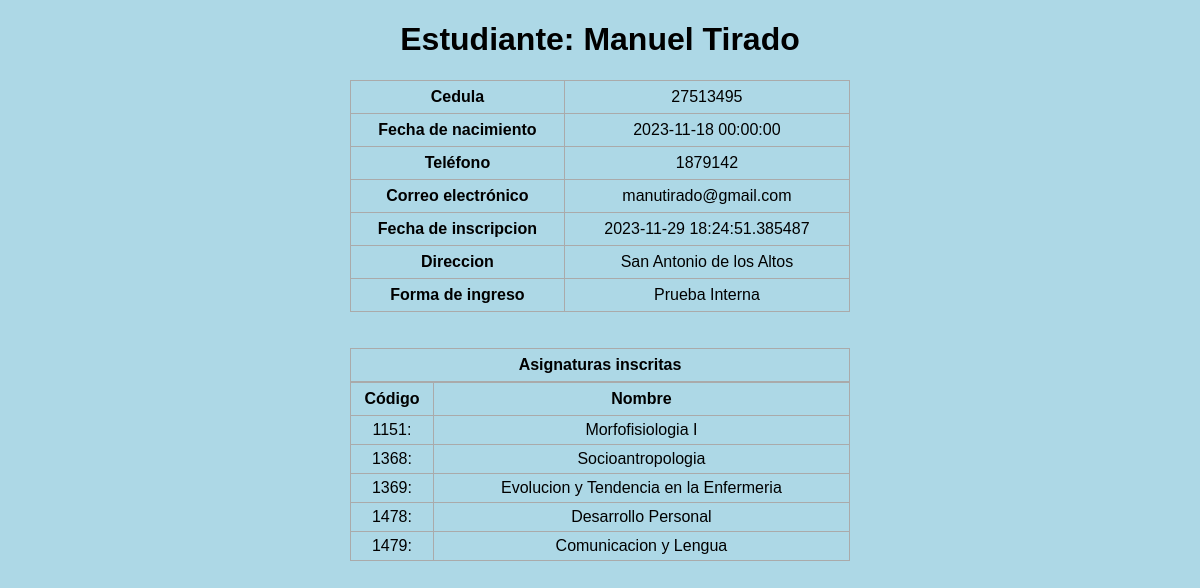
Before: /info_estudiante/1 with the older database file.
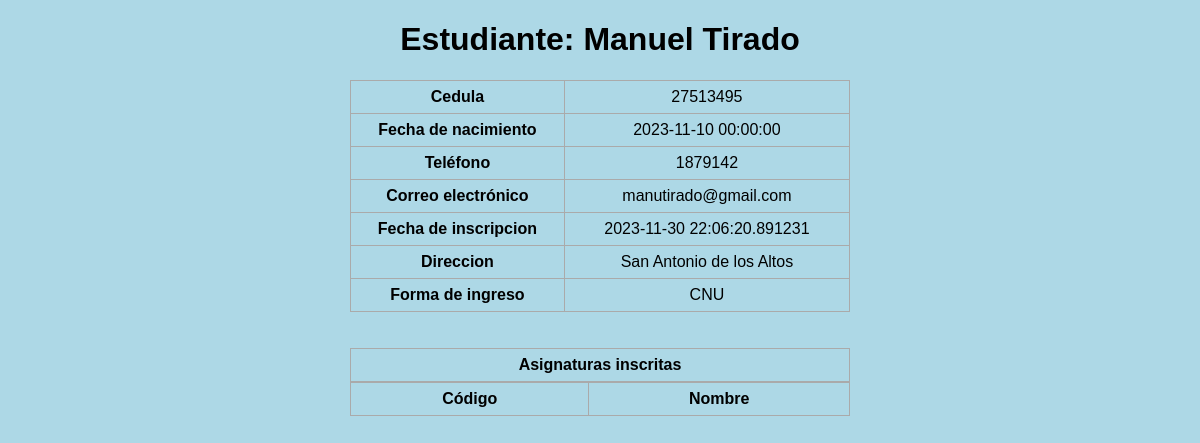
After: the same page with the newer database file.
### inscripcion.py (models this page shows, shortened)
class Estudiante(db.Model):
    cod_estudiante = db.Column(db.Integer, primary_key=True, autoincrement=True)
    nombre = db.Column(db.String(200), nullable=False)
    cedula = db.Column(db.Integer)
    nacimiento = db.Column(db.DateTime)
    telefono = db.Column(db.Integer)
    correo = db.Column(db.String(200), nullable=False)
    fecha_inscripcion = db.Column(db.DateTime, default=datetime.utcnow)
    direccion = db.Column(db.String(200), nullable=False)
    forma_ingreso = db.Column(db.String(200), nullable=False)

class Asignatura(db.Model):
    cod_asig = db.Column(db.Integer, primary_key=True)
    nombre = db.Column(db.String(200), nullable=False)
    unidad_creditos = db.Column(db.Integer)

### inscripcion.py (the view)
@app.route('/info_estudiante/<int:id>', methods=['GET', 'POST'])
def info_estudiante(id):
    estudiante = Estudiante.query.get_or_404(id)
    cursando = Cursando.query.filter_by(cod_estudiante=estudiante.cod_estudiante).all()
    codigos_asignaturas = [curso.cod_asig for curso in cursando]
    asignaturas = Asignatura.query.filter(Asignatura.cod_asig.in_(codigos_asignaturas)).all()
    if request.method == 'POST':
        pass
    else:
        return render_template('info_estudiante.html', asignaturas=asignaturas, estudiante=estudiante)

### templates/info_estudiante.html (shortened to what this page needs)
{% extends 'base.html' %}
{% block body %}
<div class="content">
    <h1 style="text-align: center">Estudiante: {{estudiante.nombre}}</h1>
    <table>
        <tr>
            <th>Cedula</th>
            <td>{{estudiante.cedula}}</td>
        </tr>
        <tr>
            <th>Fecha de nacimiento</th>
            <td>{{estudiante.nacimiento}}</td>
        </tr>
        <tr>
            <th>Teléfono</th>
            <td>{{estudiante.telefono}}</td>
        </tr>
        <tr>
            <th>Correo electrónico</th>
            <td>{{estudiante.correo}}</td>
        </tr>
        <tr>
            <th>Fecha de inscripcion</th>
            <td>{{estudiante.fecha_inscripcion}}</td>
        </tr>
        <tr>
            <th>Direccion</th>
            <td>{{estudiante.direccion}}</td>
        </tr>
        <tr>
            <th>Forma de ingreso</th>
            <td>{{estudiante.forma_ingreso}}</td>
        </tr>
    </table>
    <br>
    <br>
    <table>
        <tr>
            <th>Asignaturas inscritas</th>
        </tr>
    </table>
    <table>
        <tr>
            <th>Código</th> <th>Nombre</th>
        </tr>
        {% for asignatura in asignaturas %}
        <tr>
            <td>{{asignatura.cod_asig}}:</td>
            <td>{{asignatura.nombre}}</td>
        </tr>
        {% endfor%}
    </table>
</div>
{% endblock %}

Changed rows visible on the page:
no longer on this page (row edited): Asignatura: cod_asig "1151", nombre "Morfofisiologia I"
no longer on this page (row edited): Asignatura: cod_asig "1368", nombre "Socioantropologia"
no longer on this page (row edited): Asignatura: cod_asig "1369", nombre "Evolucion y Tendencia en la Enfermeria"
no longer on this page (row unchanged): Asignatura: cod_asig "1478", nombre "Desarrollo Personal"
no longer on this page (row edited): Asignatura: cod_asig "1479", nombre "Comunicacion y Lengua"
changed Estudiante "Manuel Tirado": nacimiento "2023-11-18 00:00:00" → "2023-11-10 00:00:00"; fecha_inscripcion "2023-11-29 18:24:51.385487" → "2023-11-30 22:06:20.891231"; forma_ingreso "Prueba Interna" → "CNU"
